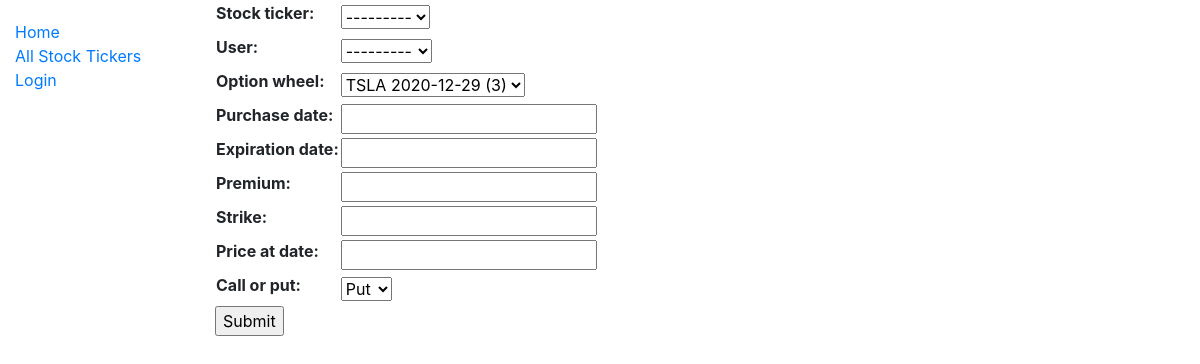
/catalog/wheels/3/purchase/create/, run on an earlier commit of the app's database.
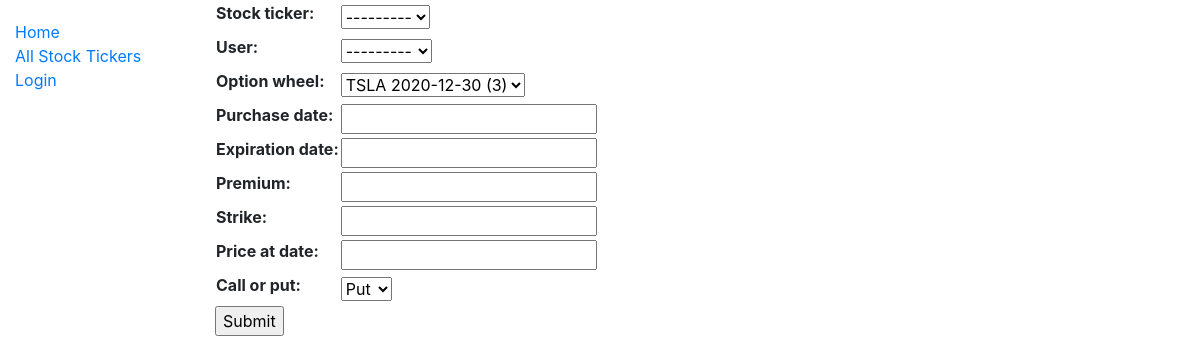
And on a later commit of the database.
### catalog/models.py (models this page shows, shortened)
class OptionPurchase(models.Model):
    stock_ticker = models.ForeignKey(
        'StockTicker',
        on_delete=models.CASCADE,
    )
    user = models.ForeignKey(
        settings.AUTH_USER_MODEL,
        on_delete=models.CASCADE,
    )
    option_wheel = models.ForeignKey(
        'OptionWheel',
        on_delete=models.CASCADE,
    )
    purchase_date = models.DateTimeField()
    expiration_date = models.DateField()
    premium = models.DecimalField(max_digits=12, decimal_places=2)
    strike = models.DecimalField(max_digits=12, decimal_places=2)
    price_at_date = models.DecimalField(max_digits=12, decimal_places=2)
    class CallOrPut(models.TextChoices):
        CALL = 'C', _('Call')
        PUT = 'P', _('Put')
    call_or_put = models.CharField(
        max_length=1,
        choices=CallOrPut.choices,
        default=CallOrPut.PUT,
    )

### catalog/views.py (the view, shortened to what this page needs)
# urls.py: path('wheels/<int:wheel_id>/purchase/create/', views.OptionPurchaseCreate.as_view(), name='purchase-create'),
class OptionPurchaseCreate(generic.edit.CreateView):
    model = OptionPurchase
    fields = '__all__' # TODO: exclude user/wheel_id
    def get_initial(self):
        return {'user': self.request.user, 'option_wheel': self.kwargs.get('wheel_id')}

### catalog/models.py (called while the page is built)
    def __str__(self):
        return self.name

    def __str__(self):
        first_option_purchase = OptionPurchase.objects.filter(option_wheel=self.id).first()
        if first_option_purchase is None:
            return "No options associated with this wheel"
        return f"{first_option_purchase.stock_ticker} {first_option_purchase.purchase_date.strftime('%Y-%m-%d')} ({self.id})"

### catalog/templates/catalog/optionpurchase_form.html (shortened to what this page needs)
{% extends "base_generic.html" %}
{% block content %}
  <form action="" method="post">
    <table>
    {{ form.as_table }}
    </table>
    <input type="submit" value="Submit">
  </form>
{% endblock %}

What changed in the data, as far as the page shows it:
removed OptionPurchase: user "---------", option_wheel "TSLA 2020-12-29 (3)", call_or_put "Put"
added OptionPurchase: user "---------", option_wheel "TSLA 2020-12-30 (3)", call_or_put "Put"
